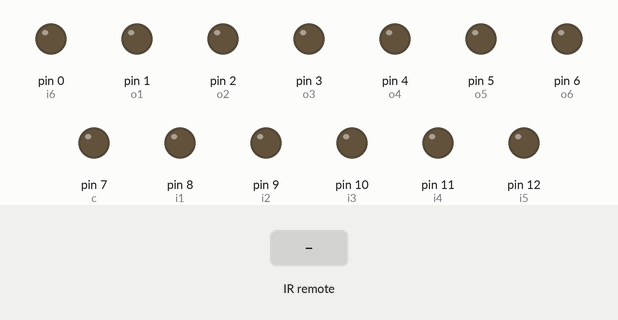
This sketch was run on a simulated Arduino Uno, built with avr-gcc and run on an emulated ATmega328P. Parts: output pins drawn as LEDs (lit = HIGH). Dashed ring = blinking. The test bench sets the inputs (shaded band).

Above: at 1.2 s.
1.3 s: infrared code 0xFF10EF received
At 1.6 s:
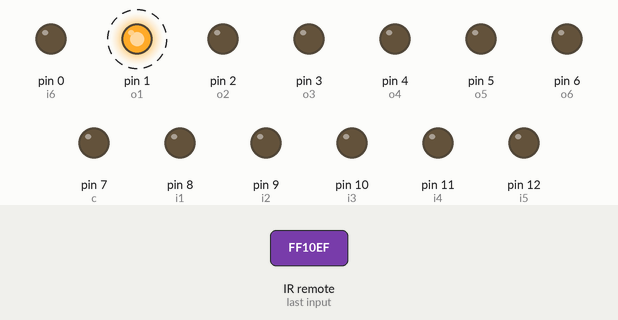
4.3 s: infrared code 0xFF18E7 received
7.3 s: infrared code 0xFF7A85 received
At 7.57 s:
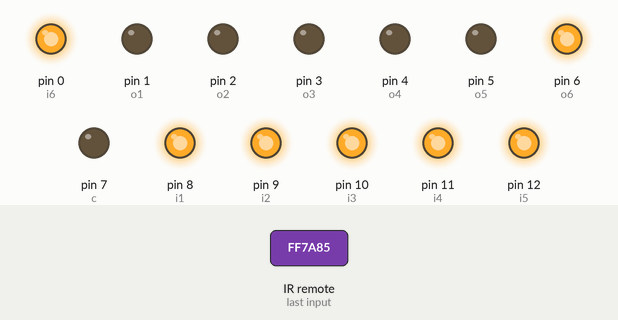
10.3 s: infrared code 0xFF30CF received
At 10.82 s:
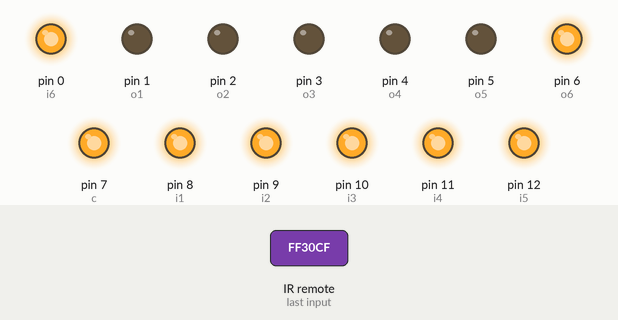
13.3 s: infrared code 0xFF38C7 received
16.3 s: infrared code 0xFF6897 received
At 17.73 s:
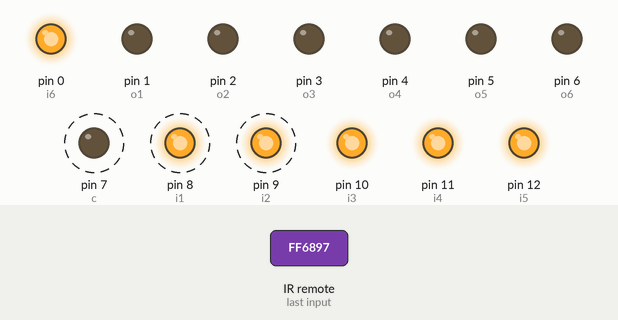
Timing chart, 0 to 20.3 s (numbered marks = the images above; inputs shaded):
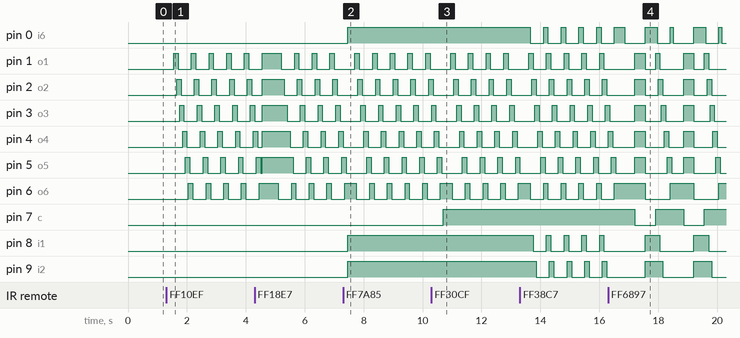

The sketch:

ir_snowflake.ino
```cpp
#include "IRremote.h"

int receiver = 13;
int iringeffect;
int oringeffect;
int aringeffect;
int inout;

//Current arrangement: center = 7, inner ring = 1,2,3,4,5,6, outer ring = 8,9,10,11,12,0, IR remote = 13
int c = 7;
int o1 = 1, o2 = 2, o3 = 3, o4 = 4, o5 = 5, o6 = 6;
int i1 = 8, i2 = 9, i3 = 10, i4 = 11, i5 = 12, i6 = 0;

IRrecv irrecv(receiver);
decode_results results;

void setup() {
  pinMode(o6, OUTPUT);
  pinMode(i1, OUTPUT);
  pinMode(i2, OUTPUT);
  pinMode(i3, OUTPUT);
  pinMode(i4, OUTPUT);
  pinMode(i5, OUTPUT);
  pinMode(i6, OUTPUT);
  pinMode(c, OUTPUT);
  pinMode(o1, OUTPUT);
  pinMode(o2, OUTPUT);
  pinMode(o3, OUTPUT);
  pinMode(o4, OUTPUT);
  pinMode(o5, OUTPUT);
  pinMode(13, INPUT);
  iringeffect = 0;
  oringeffect = 0;
  inout = 0;
  irrecv.enableIRIn();
}

void inouteffect() {
  digitalWrite(c, HIGH);
  digitalWrite(i1, LOW);
  digitalWrite(i2, LOW);
  digitalWrite(i3, LOW);
  digitalWrite(i4, LOW);
  digitalWrite(i5, LOW);
  digitalWrite(i6, LOW);
  delay(350);
  digitalWrite(o1, HIGH);
  digitalWrite(o2, HIGH);
  digitalWrite(o3, HIGH);
  digitalWrite(o4, HIGH);
  digitalWrite(o5, HIGH);
  digitalWrite(o6, HIGH);
  digitalWrite(c, LOW);
  delay(350);
  digitalWrite(i1, HIGH);
  digitalWrite(i2, HIGH);
  digitalWrite(i3, HIGH);
  digitalWrite(i4, HIGH);
  digitalWrite(i5, HIGH);
  digitalWrite(i6, HIGH);
  digitalWrite(o1, LOW);
  digitalWrite(o2, LOW);
  digitalWrite(o3, LOW);
  digitalWrite(o4, LOW);
  digitalWrite(o5, LOW);
  digitalWrite(o6, LOW);
  delay(350);
}

void oeffect() {
        digitalWrite(i1, HIGH);
        delay(50);
        digitalWrite(i6, LOW);
        delay(50);
        digitalWrite(i2, HIGH);
        delay(50);
        digitalWrite(i1, LOW);
        delay(50);
        digitalWrite(i3, HIGH);
        delay(50);
        digitalWrite(i2, LOW);
        delay(50);
        digitalWrite(i4, HIGH);
        delay(50);
        digitalWrite(i3, LOW);
        delay(50);
        digitalWrite(i5, HIGH);
        delay(50);
        digitalWrite(i4, LOW);
        delay(50);
        digitalWrite(i6, HIGH);
        delay(50);
        digitalWrite(i5, LOW);
        delay(50);
}

void ieffect() {
        digitalWrite(o1, HIGH);
        delay(50);
        digitalWrite(o6, LOW);
        delay(50);
        digitalWrite(o2, HIGH);
        delay(50);
        digitalWrite(o1, LOW);
        delay(50);
        digitalWrite(o3, HIGH);
        delay(50);
        digitalWrite(o2, LOW);
        delay(50);
        digitalWrite(o4, HIGH);
        delay(50);
        digitalWrite(o3, LOW);
        delay(50);
        digitalWrite(o5, HIGH);
        delay(50);
        digitalWrite(o4, LOW);
        delay(50);
        digitalWrite(o6, HIGH);
        delay(50);
        digitalWrite(o5, LOW);
        delay(50);
}

void aeffect() {
        digitalWrite(c, HIGH);
        digitalWrite(o1, HIGH);
        digitalWrite(i1, HIGH);
        delay(50);
        digitalWrite(o6, LOW);
        digitalWrite(i6, LOW);
        delay(50);
        digitalWrite(o2, HIGH);
        digitalWrite(i2, HIGH);
        delay(50);
        digitalWrite(o1, LOW);
        digitalWrite(i1, LOW);
        delay(50);
        digitalWrite(o3, HIGH);
        digitalWrite(i3, HIGH);
        delay(50);
        digitalWrite(o2, LOW);
        digitalWrite(i2, LOW);
        delay(50);
        digitalWrite(o4, HIGH);
        digitalWrite(i4, HIGH);
        delay(50);
        digitalWrite(o3, LOW);
        digitalWrite(i3, LOW);
        delay(50);
        digitalWrite(o5, HIGH);
        digitalWrite(i5, HIGH);
        delay(50);
        digitalWrite(o4, LOW);
        digitalWrite(i4, LOW);
        delay(50);
        digitalWrite(o6, HIGH);
        digitalWrite(i6, HIGH);
        delay(50);
        digitalWrite(o5, LOW);
        digitalWrite(i5, LOW);
        delay(50);
}

void loop() {
  if (iringeffect == 1 && oringeffect == 1) {
     iringeffect = 0;
     oringeffect = 0;
     aringeffect = 1;
  }
  if (iringeffect == 1) {
     ieffect();
  }

  if (oringeffect == 1) {
     oeffect();
  }

  if (inout == 1) {
     inouteffect();
  }

  if (aringeffect == 1) {
     aeffect();
  }
  if (irrecv.decode(&results)) {
    if (results.value == 0xFF18E7 && digitalRead(o1) == LOW) { // #2 Inner Ring Static
        digitalWrite(o1, HIGH);
        digitalWrite(o2, HIGH);
        digitalWrite(o3, HIGH);
        digitalWrite(o4, HIGH);
        digitalWrite(o5, HIGH);
        digitalWrite(o6, HIGH);
        results.value = 0x000000;
        delay(500);
    }
    else if (results.value == 0xFF18E7 && digitalRead(o1) == HIGH) {
        digitalWrite(o1, LOW);
        digitalWrite(o2, LOW);
        digitalWrite(o3, LOW);
        digitalWrite(o4, LOW);
        digitalWrite(o5, LOW);
        digitalWrite(o6, LOW);
        iringeffect = 0;
        results.value = 0x000000;
        delay(500);
    }
    else if (results.value == 0xFF7A85 && digitalRead(i6) == LOW && digitalRead(i2) == LOW) { // #3 Outer Ring Static
        digitalWrite(i1, HIGH);
        digitalWrite(i2, HIGH);
        digitalWrite(i3, HIGH);
        digitalWrite(i4, HIGH);
        digitalWrite(i5, HIGH);
        digitalWrite(i6, HIGH);
        results.value = 0x000000;
        delay(250);
    }
    else if (results.value == 0xFF7A85 && digitalRead(i6) == HIGH && digitalRead(i2) == HIGH) {
        digitalWrite(i1, LOW);
        digitalWrite(i2, LOW);
        digitalWrite(i3, LOW);
        digitalWrite(i4, LOW);
        digitalWrite(i5, LOW);
        digitalWrite(i6, LOW);
        oringeffect = 0;
        results.value = 0x000000;
        delay(250);
    }
    else if (results.value == 0xFF30CF && digitalRead(c) == LOW) { // #1 Center Static
        digitalWrite(c, HIGH);
        results.value = 0x000000;
        delay(250);
    }
    else if (results.value == 0xFF30CF && digitalRead(c) == HIGH) {
        digitalWrite(c, LOW);
        results.value = 0x000000;
        delay(250);
    }
    else if (results.value == 0xFF10EF && iringeffect == 0) { // #4 Inner Ring Dynamic
        iringeffect = 1;
        results.value = 0x000000;
        delay(250);
    }
    else if (results.value == 0xFF10EF && iringeffect == 1) {
        iringeffect = 0;
        digitalWrite(o1, LOW);
        digitalWrite(o2, LOW);
        digitalWrite(o3, LOW);
        digitalWrite(o4, LOW);
        digitalWrite(o5, LOW);
        digitalWrite(o6, LOW);
        results.value = 0x000000;
        delay(250);
    }
    else if (results.value == 0xFF38C7 && oringeffect == 0) { // #5 Outer Ring Dynamic
        oringeffect = 1;
        results.value = 0x000000;
        delay(250);
    }
    else if (results.value == 0xFF38C7 && oringeffect == 1) {
        oringeffect = 0;
        digitalWrite(i1, LOW);
        digitalWrite(i2, LOW);
        digitalWrite(i3, LOW);
        digitalWrite(i4, LOW);
        digitalWrite(i5, LOW);
        digitalWrite(i6, LOW);
        digitalWrite(o1, LOW);
        digitalWrite(o2, LOW);
        digitalWrite(o3, LOW);
        digitalWrite(o4, LOW);
        digitalWrite(o5, LOW);
        digitalWrite(o6, LOW);
        results.value = 0x000000;
        delay(250);
    }
    else if (results.value == 0xFF5AA5 && aringeffect == 0) { // #6 All Ring Effect
        aringeffect = 1;
        delay(250);
    }
    else if (results.value == 0xFF5AA5 && aringeffect == 1) {
        aringeffect = 0;
        digitalWrite(i1, LOW);
        digitalWrite(i2, LOW);
        digitalWrite(i3, LOW);
        digitalWrite(i4, LOW);
        digitalWrite(i5, LOW);
        digitalWrite(i6, LOW);
        digitalWrite(c, LOW);
        digitalWrite(o1, LOW);
        digitalWrite(o2, LOW);
        digitalWrite(o3, LOW);
        digitalWrite(o4, LOW);
        digitalWrite(o5, LOW);
        digitalWrite(o6, LOW);
        delay(250);
    }
    else if (results.value == 0xFF6897 && inout == 0) { // #0 InOut Effect
        inout = 1;
        results.value = 0x000000;
        delay(250);
    }
    else if (results.value == 0xFF6897 && inout == 1) {
        inout = 0;
        digitalWrite(i1, LOW);
        digitalWrite(i2, LOW);
        digitalWrite(i3, LOW);
        digitalWrite(i4, LOW);
        digitalWrite(i5, LOW);
        digitalWrite(i6, LOW);
        digitalWrite(c, LOW);
        digitalWrite(o1, LOW);
        digitalWrite(o2, LOW);
        digitalWrite(o3, LOW);
        digitalWrite(o4, LOW);
        digitalWrite(o5, LOW);
        digitalWrite(o6, LOW);
        results.value = 0x000000;
        delay(250);
    }
    else if (results.value == 0xFFA25D && digitalRead(i1) == HIGH  || digitalRead(i2) == HIGH || digitalRead(i3) == HIGH || digitalRead(i4) == HIGH || digitalRead(i5) == HIGH || digitalRead(i6) == HIGH || digitalRead(o6) == HIGH || digitalRead(o1) == HIGH || digitalRead(c) == HIGH) { // All Off
        digitalWrite(i1, LOW);
        digitalWrite(i2, LOW);
        digitalWrite(i3, LOW);
        digitalWrite(i4, LOW);
        digitalWrite(i5, LOW);
        digitalWrite(i6, LOW);
        digitalWrite(c, LOW);
        digitalWrite(o1, LOW);
        digitalWrite(o2, LOW);
        digitalWrite(o3, LOW);
        digitalWrite(o4, LOW);
        digitalWrite(o5, LOW);
        digitalWrite(o6, LOW);
        iringeffect = 0;
        oringeffect = 0;
        aringeffect = 0;
        inout = 0;
        results.value = 0x000000;
        delay(500);
    }
    else if (results.value == 0xFFA25D) { // All On
        digitalWrite(i1, HIGH);
        digitalWrite(i2, HIGH);
        digitalWrite(i3, HIGH);
        digitalWrite(i4, HIGH);
        digitalWrite(i5, HIGH);
        digitalWrite(i6, HIGH);
        digitalWrite(c, HIGH);
        digitalWrite(o1, HIGH);
        digitalWrite(o2, HIGH);
        digitalWrite(o3, HIGH);
        digitalWrite(o4, HIGH);
        digitalWrite(o5, HIGH);
        digitalWrite(o6, HIGH);
        results.value = 0x000000;
        delay(500);
    }
    results.value = 0x000000;
    irrecv.resume();
  }
}
```

Measured:
- after the input at 1.3 s, pin 1 (o1): alternates HIGH for 0.15 s and LOW for 0.45 s, starting after 0.25 s; pin 2 (o2): alternates HIGH for 0.15 s and LOW for 0.45 s, starting after 0.35 s
- after the input at 7.3 s, pin 0 (i6), pin 8 (i1), pin 9 (i2), pin 10 (i3), pin 11 (i4), pin 12 (i5): LOW → HIGH after 0.15 s
- after the input at 10.3 s, pin 7 (c): LOW → HIGH after 0.40 s
- after the input at 13.3 s, pin 0 (i6): alternates HIGH for 0.15 s and LOW for 0.45 s, starting after 0.36 s; pin 8 (i1): alternates HIGH for 0.15 s and LOW for 0.45 s, starting after 0.46 s
- after the input at 16.3 s, pin 7 (c): alternates HIGH for 0.95 s and LOW for 0.70 s, starting after 0.91 s; pin 8 (i1): alternates HIGH for 0.50 s and LOW for 1.2 s, starting after 1.3 s; pin 9 (i2): alternates HIGH for 0.60 s and LOW for 1.1 s, starting after 1.3 s
